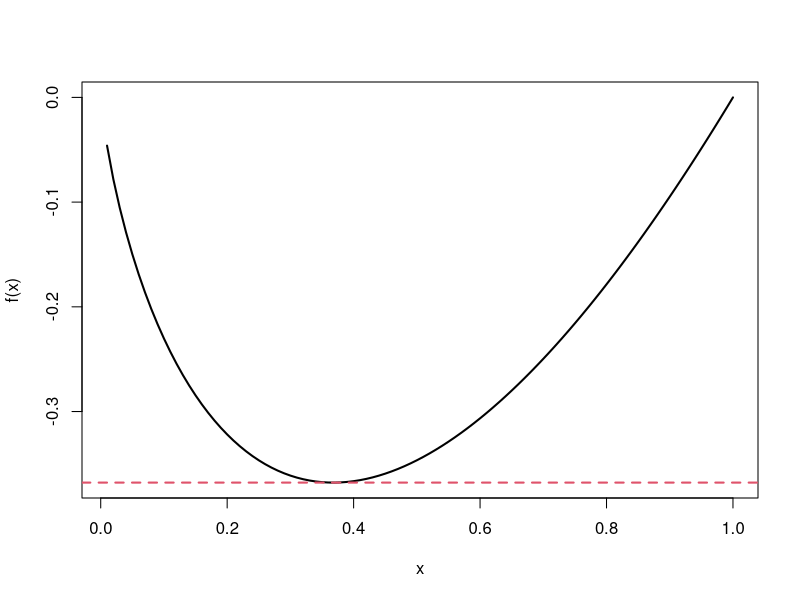
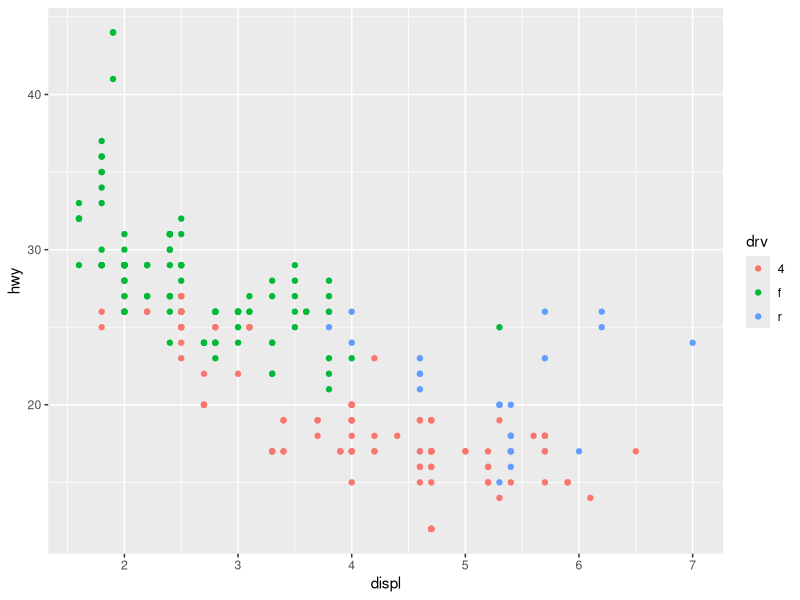
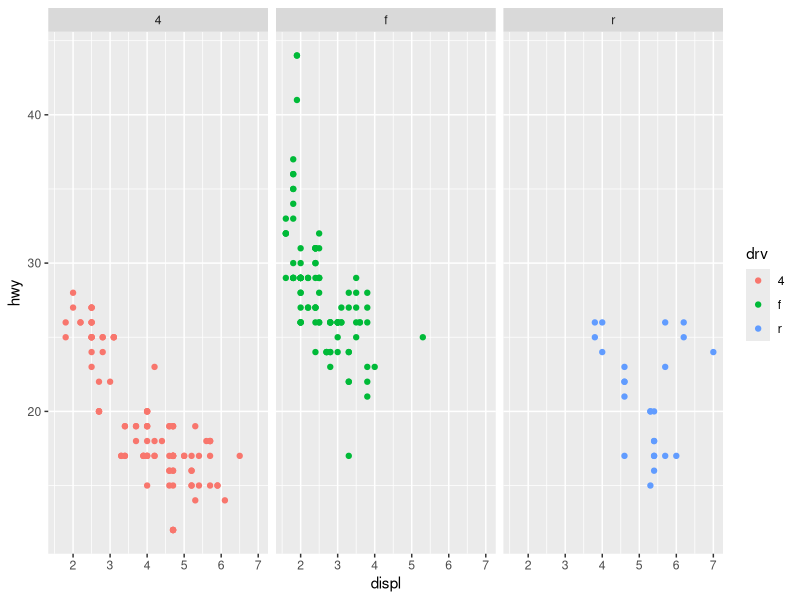

Source code (R) for these figures, in order:
## ---- chunk 1
x = seq(0.01,1,by=.01)
fx = x*log(x)

min.fx = min(fx)
min.x = x[which(fx==min.fx)]

plot(x, fx, type="l", lwd=2, ylab="f(x)")
abline(h=min.fx, lty=2, lwd=2, col=2)

## ---- chunk 2
require(ggplot2)
mpg
## ---- chunk 3
ggplot(data = mpg) + 
  geom_point(mapping = aes(x = displ, y = hwy, color = drv))
## ---- chunk 4
ggplot(data = mpg) + 
  geom_point(mapping = aes(x = displ, y = hwy, color = drv)) +
  facet_grid(. ~ drv)
